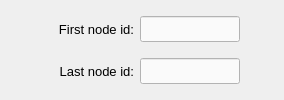
       <widget class="QFrame" name="selection_frame_2">
        <property name="minimumSize">
         <size>
          <width>0</width>
          <height>80</height>
         </size>
        </property>
        <property name="maximumSize">
         <size>
          <width>16777215</width>
          <height>140</height>
         </size>
        </property>
        <property name="frameShape">
         <enum>QFrame::NoFrame</enum>
        </property>
        <property name="frameShadow">
         <enum>QFrame::Raised</enum>
        </property>
        <layout class="QGridLayout" name="gridLayout_31" rowstretch="0,0">
         <property name="leftMargin">
          <number>4</number>
         </property>
         <property name="topMargin">
          <number>4</number>
         </property>
         <property name="rightMargin">
          <number>4</number>
         </property>
         <property name="bottomMargin">
          <number>4</number>
         </property>
         <property name="horizontalSpacing">
          <number>6</number>
         </property>
         <property name="verticalSpacing">
          <number>4</number>
         </property>
         <item row="0" column="1">
          <widget class="QLabel" name="label_first_node_id">
           <property name="minimumSize">
            <size>
             <width>90</width>
             <height>26</height>
            </size>
           </property>
           <property name="maximumSize">
            <size>
             <width>100</width>
             <height>26</height>
            </size>
           </property>
           <property name="font">
            <font>
             <pointsize>10</pointsize>
             <weight>50</weight>
             <bold>false</bold>
            </font>
           </property>
           <property name="text">
            <string>First node id:</string>
           </property>
           <property name="alignment">
            <set>Qt::AlignRight|Qt::AlignTrailing|Qt::AlignVCenter</set>
           </property>
          </widget>
         </item>
         <item row="0" column="3">
          <spacer name="horizontalSpacer_9">
           <property name="orientation">
            <enum>Qt::Horizontal</enum>
           </property>
           <property name="sizeHint" stdset="0">
            <size>
             <width>40</width>
             <height>20</height>
            </size>
           </property>
          </spacer>
         </item>
         <item row="0" column="2">
          <widget class="QLineEdit" name="lineEdit_first_node_id">
           <property name="minimumSize">
            <size>
             <width>100</width>
             <height>26</height>
            </size>
           </property>
           <property name="maximumSize">
            <size>
             <width>100</width>
             <height>26</height>
            </size>
           </property>
           <property name="font">
            <font>
             <pointsize>10</pointsize>
             <kerning>false</kerning>
            </font>
           </property>
           <property name="focusPolicy">
            <enum>Qt::ClickFocus</enum>
           </property>
           <property name="styleSheet">
            <string notr="true">QLineEdit{color: rgb(0, 0, 0); background-color: rgb(250, 250, 250)}
QLineEdit:disabled{color: rgb(100, 100, 100); background-color: rgb(240, 240, 240)}</string>
           </property>
           <property name="alignment">
            <set>Qt::AlignCenter</set>
           </property>
          </widget>
         </item>
         <item row="0" column="0">
          <spacer name="horizontalSpacer_10">
           <property name="orientation">
            <enum>Qt::Horizontal</enum>
           </property>
           <property name="sizeHint" stdset="0">
            <size>
             <width>40</width>
             <height>20</height>
            </size>
           </property>
          </spacer>
         </item>
         <item row="1" column="1">
          <widget class="QLabel" name="label_last_node_id">
           <property name="minimumSize">
            <size>
             <width>90</width>
             <height>26</height>
            </size>
           </property>
           <property name="maximumSize">
            <size>
             <width>100</width>
             <height>26</height>
            </size>
           </property>
           <property name="font">
            <font>
             <pointsize>10</pointsize>
             <weight>50</weight>
             <bold>false</bold>
            </font>
           </property>
           <property name="text">
            <string>Last node id:</string>
           </property>
           <property name="alignment">
            <set>Qt::AlignRight|Qt::AlignTrailing|Qt::AlignVCenter</set>
           </property>
          </widget>
         </item>
         <item row="1" column="2">
          <widget class="QLineEdit" name="lineEdit_last_node_id">
           <property name="minimumSize">
            <size>
             <width>100</width>
             <height>26</height>
            </size>
           </property>
           <property name="maximumSize">
            <size>
             <width>100</width>
             <height>26</height>
            </size>
           </property>
           <property name="font">
            <font>
             <pointsize>10</pointsize>
             <kerning>false</kerning>
            </font>
           </property>
           <property name="focusPolicy">
            <enum>Qt::ClickFocus</enum>
           </property>
           <property name="styleSheet">
            <string notr="true">QLineEdit{color: rgb(0, 0, 0); background-color: rgb(250, 250, 250)}
QLineEdit:disabled{color: rgb(100, 100, 100); background-color: rgb(240, 240, 240)}</string>
           </property>
           <property name="alignment">
            <set>Qt::AlignCenter</set>
           </property>
          </widget>
         </item>
        </layout>
       </widget>
